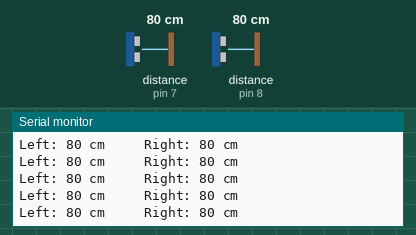
Recording of a sketch running on a simulated Arduino Uno, built with avr-gcc and run on an emulated ATmega328P. On the bench: the last lines printed to the serial monitor. The inputs (shaded band) are chosen by the test bench; at power-on: distance to the obstacle (sensors on pin 7, pin 8) 80 cm. The echo pulse lasts 58.3 µs per cm.

Above: at 1.2 s.
1.3 s: distance to the obstacle (sensor on pin 7) set to 35 cm
At 1.44 s:
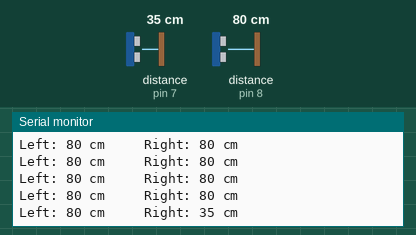
4.3 s: distance to the obstacle (sensor on pin 8) set to 299 cm
At 4.48 s:
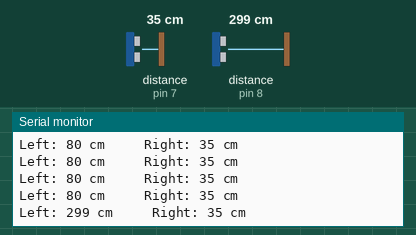
7.3 s: distance to the obstacle (sensor on pin 7) set to 18 cm
At 7.39 s:
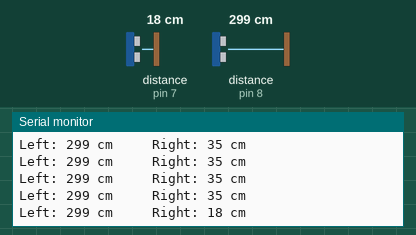
10.3 s: distance to the obstacle (sensor on pin 7) set to 250 cm
At 10.4 s:
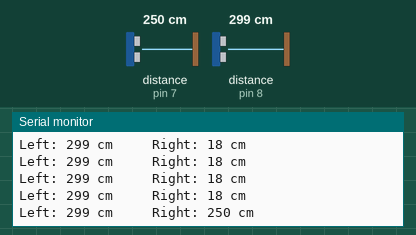
13.3 s: distance to the obstacle (sensor on pin 8) set to 2 cm
At 13.34 s:
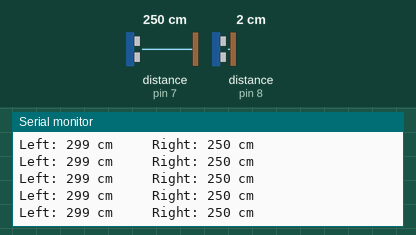
14.8 s: distance to the obstacle (sensor on pin 8) set to 18 cm
At 14.86 s:
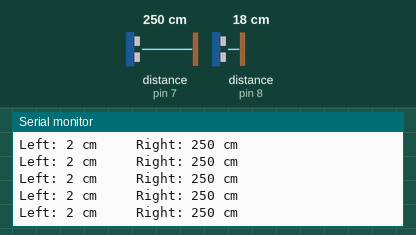
Timing chart, 0 to 17.8 s (numbered marks = the images above; inputs shaded):
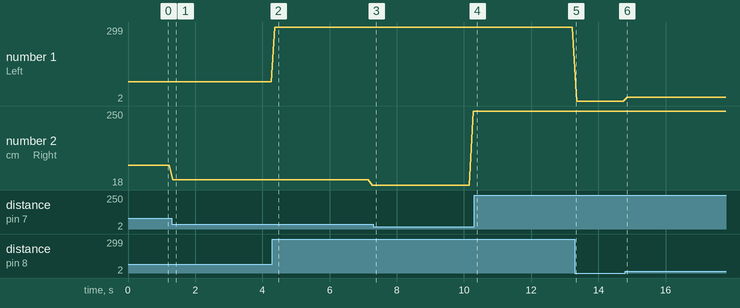

Measured:
- after the input at 1.3 s, the serial monitor: prints a new line at once (image 1)
- after the input at 4.3 s, the serial monitor: prints a new line after 0.07 s (image 2)
- plotted number 1: 80 → 299 after the input at 4.3 s, 299 → 2 after the input at 13.3 s, 2 → 18 after the input at 14.8 s
- plotted number 2: 80 → 35 after the input at 1.3 s, 35 → 18 after the input at 4.3 s, 18 → 250 after the input at 7.3 s

The sketch:

sketch_may18a.ino
```cpp
// Ultrasonic - Library for HR-SC04 Ultrasonic Ranging Module.
// Rev.4 (06/2012)
// J.Rodrigo ( www.jrodrigo.net )
// more info at www.ardublog.com

#include <Ultrasonic.h>

Ultrasonic ultraleft(9,8);   // (Trig PIN,Echo PIN)
Ultrasonic ultraright(6,7);  // (Trig PIN,Echo PIN)

void setup() {
  Serial.begin(9600);
}

void loop()
{
  Serial.print("Left: ");
  Serial.print(ultraleft.Ranging(CM)); // CM or INC
  Serial.print(" cm     " );
  delay(50);
  Serial.print("Right: ");
  Serial.print(ultraright.Ranging(CM)); // CM or INC
  Serial.println(" cm" );
  delay(50);
}
```
